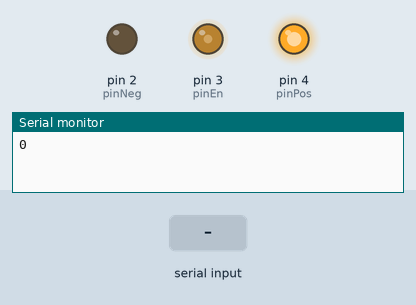
Simulated run of this sketch. Board: Arduino Uno, built with avr-gcc and run on an emulated ATmega328P. Shown: output pins drawn as LEDs (lit = HIGH), the last lines printed to the serial monitor. Wiring (inferred from the names in the program): 4×4 keypad with keys 1 2 3 A 4 5 6 B 7 8 9 C * 0 # D (labels assumed): rows pin 10, pin 11, pin 12, pin 13; columns pin 6, pin 7, pin 8, pin 9. Inputs (shaded band) come from the test bench. Pins used as bus, display or sensor lines are not drawn.

Above: at 1.2 s.
1.3 s: "PWM,1\n" received over Serial
At 2.0 s:
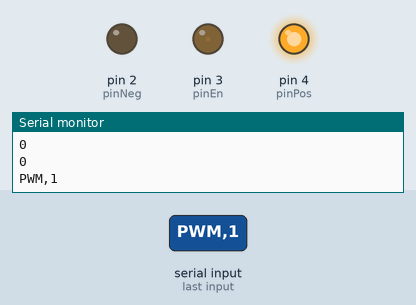
3.1 s: "PWM,150\n" received over Serial
At 4.5 s:
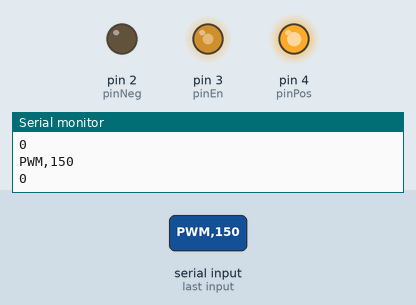
Timing chart, 0 to 6.1 s (numbered marks = the images above; inputs shaded):
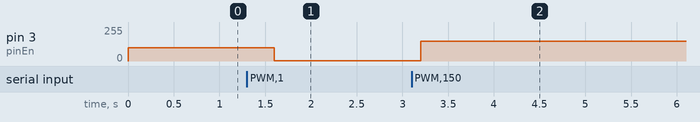

The sketch:

DEV1.ino
```cpp
int exFlag = 0;
int pinPos = 4, pinNeg = 2, pinEn = 3;
int tmpSpeed, pwmSpeed = 100;
int oldkey, key;
const int sw_row[4] = {13, 12, 11, 10};
const int sw_col[4] = {9, 8, 7, 6};
const int sw_gnd = 5;
char buf[30], pwmSpeedBuf[30], cTemp;
String sCommand = "", sCommandTmp, sTmp;
int ret;

int getPWMSpeed(const int);
void incsMtSpeed(void);
void descMtSpeed(void);
void serialWriteCall(int);

void setup() {
  Serial.begin(115200);
  for (int i = 0; i < 4; i++) {       // 키패드 입출력 설정
    pinMode(sw_row[i], OUTPUT);
    pinMode(sw_col[i], INPUT);
  }
  pinMode(sw_gnd, OUTPUT);
  digitalWrite(sw_gnd, LOW);

  pinMode(pinPos, OUTPUT); pinMode(pinNeg, OUTPUT); pinMode(pinEn, OUTPUT); // PWM 핀 입출력 설정
  digitalWrite(pinPos, HIGH);
  digitalWrite(pinNeg, LOW);
  analogWrite(pinEn, pwmSpeed);

  memset(buf, 0, sizeof(buf));        // 변수 초기화
  oldkey = -1;
}

void loop() {
  key = -1;   // key는 처음에 -1
  for (int i = 0; i < 4; i++) {
    digitalWrite(sw_row[i], HIGH);
    for (int j = 0; j < 4; j++) {
      if ((i == 2 && j == 3) || (i == 3 && j == 0) || (i == 3) && (j == 2)) continue;
      if (oldkey == -1 && digitalRead(sw_col[j])) {  // 입력의 변화가 생길 때만
        delay(200);   // delay
        key = i * 4 + j;
        break;
      }
    }
    digitalWrite(sw_row[i], LOW);
  }
  if(key != -1) {
    tmpSpeed = getPWMSpeed(key); // 실제 입력된 숫자로 변환
    if(tmpSpeed != -1) {  // 숫자판 혹은 '='을 눌렀다면
      if(exFlag)  // '='을 입력했을 때
      {
        if(pwmSpeed >= 0 && pwmSpeed <= 255) {
          analogWrite(pinEn, pwmSpeed);
          serialWriteCall(pwmSpeed);  // DEV2번으로 값 전달
        }
        pwmSpeed = 0;
        exFlag = 0;
      }
      else {  // 누적
        pwmSpeed = pwmSpeed * 10 + tmpSpeed;
      }
    }
    Serial.println(tmpSpeed);
  }
  oldkey = key; // key 전환
  while(Serial.available()) // 시리얼 입력을 받을 때
  {
     cTemp = Serial.read();
     if(cTemp == '\n') {  // 개행까지 받는다
        sCommandTmp = sCommand;
        ret = sCommandTmp.indexOf(',');
        if(ret != -1) {
          sTmp = sCommandTmp.substring(0, ret);
          sCommandTmp = sCommandTmp.substring(ret+1, sCommand.length());
          if(sTmp == "PWM") {
              ret = sCommandTmp.indexOf(',');
              sTmp =sCommandTmp.substring(0, ret);
              sTmp.toCharArray(pwmSpeedBuf, 30);
              pwmSpeed = atoi(pwmSpeedBuf);
              analogWrite(pinEn, pwmSpeed);
          }
        }
        sCommand += '\n';
        sCommand.toCharArray(buf, 30);
        Serial.write(buf);
        memset(buf, 0, sizeof(buf));
        sCommand = "";
        break;
     }
     sCommand += cTemp;
  }
}

void incsMtSpeed() { // +를 눌렀을 때
  pwmSpeed = (pwmSpeed + 10 > 255) ? 0 : pwmSpeed += 10;
  analogWrite(pinEn, pwmSpeed);
  serialWriteCall(pwmSpeed);
}

void descMtSpeed() { // -를 눌렀을 때
  pwmSpeed = (pwmSpeed - 10 <= 0) ? 0 : pwmSpeed -= 10;
  analogWrite(pinEn, pwmSpeed);
  serialWriteCall(pwmSpeed);
}

int getPWMSpeed(const int keyValue) {
  switch(keyValue) {
    case 3: incsMtSpeed(); return -1;
    case 7: descMtSpeed(); return -1;
    case 0: return 7;
    case 1: return 8;
    case 2: return 9;
    case 4: return 4;
    case 5: return 5;
    case 6: return 6;
    case 8: return 1;
    case 9: return 2;
    case 10: return 3;
    case 13: return 0;
    case 15: exFlag = 1;
  }
}

void serialWriteCall(int pwmSpeed)
{
  String msg = "PWM,";
  msg += pwmSpeed;
  msg += "\n";
  msg.toCharArray(buf, 30);
  Serial.write(buf);
  memset(buf, 0, sizeof(buf));
}
```

Measured:
- after the input at 1.3 s, pin 3 (pinEn): 100/255 → 1/255 after 0.30 s
- after the input at 3.1 s, pin 3 (pinEn): 1/255 → 150/255 after 0.10 s
